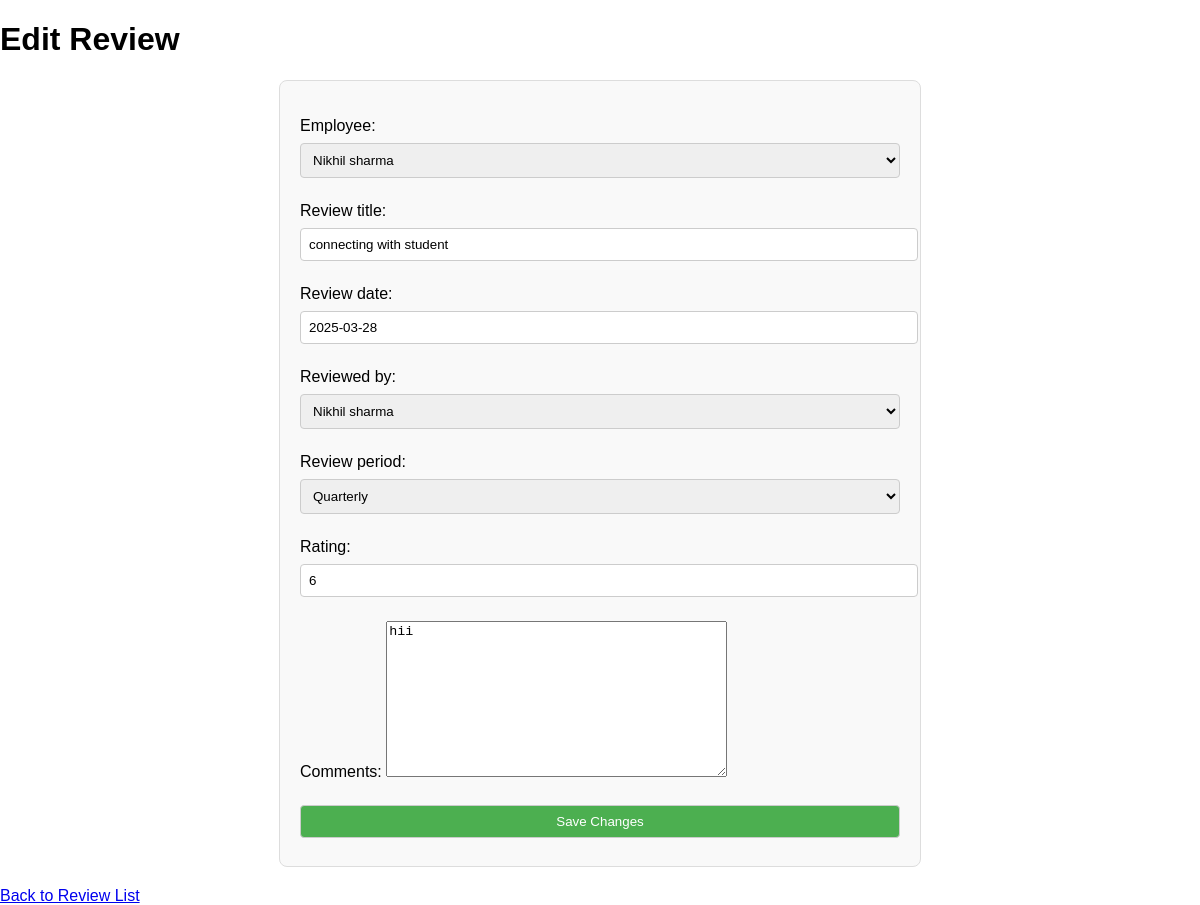
/review/5/edit/, run on the app's committed database.
### reviews/models.py (models this page shows, shortened)
class PerformanceReview(models.Model):
    REVIEW_PERIOD_CHOICES = [
        ('Monthly', 'Monthly'),
        ('Quarterly', 'Quarterly'),
        ('Annual', 'Annual'),
    ]
    review_title = models.CharField(max_length=100)
    review_date = models.DateField()
    employee = models.ForeignKey(Employee, on_delete=models.CASCADE, related_name='reviews')
    reviewed_by = models.ForeignKey(Employee, on_delete=models.SET_NULL, null=True, blank=True, related_name='reviews_conducted')
    review_period = models.CharField(max_length=100, choices=REVIEW_PERIOD_CHOICES)
    rating = models.IntegerField()
    comments = models.TextField(max_length=300, blank=True)
    created_at = models.DateTimeField(auto_now_add=True)
    updated_at = models.DateTimeField(auto_now=True)

### reviews/views.py (the view)
# urls.py: path('review/<int:id>/edit/', views.edit_review, name='edit_review'),  # Edit review
def edit_review(request, id):
    review = get_object_or_404(PerformanceReview, id=id)
    if request.method == 'POST':
        form = PerformanceReviewForm(request.POST, instance=review)
        if form.is_valid():
            form.save()
            return redirect('review_list')  # Redirect to review list after saving
    else:
        form = PerformanceReviewForm(instance=review)
    return render(request, 'reviews/edit_review.html', {'form': form})

### reviews/forms.py
class PerformanceReviewForm(forms.ModelForm):
    class Meta:
        model = PerformanceReview
        fields = ['employee', 'review_title', 'review_date', 'reviewed_by', 'review_period', 'rating', 'comments']
    def __init__(self, *args, **kwargs):
        super().__init__(*args, **kwargs)
        if 'subordinates' in kwargs:
            self.fields['employee'].queryset = kwargs['subordinates']

### reviews/models.py (called while the page is built)
    def __str__(self):
        return self.name

### reviews/templates/reviews/edit_review.html (shortened to what this page needs)
<!DOCTYPE html>
<html lang="en">
<head>
</head>
<body>
    <h1>Edit Review</h1>
    <form method="POST">
        {{ form.as_p }}
        <button type="submit">Save Changes</button>
    </form>
    <a href="{% url 'review_list' %}">Back to Review List</a>
</body>
</html>

### reviews/templates/reviews/edit_review.html (style rules this page uses)
body { font-family: Arial, sans-serif; margin: 0; padding: 0; }
form { margin: 20px auto; width: 50%; padding: 20px; border: 1px solid #ddd; border-radius: 8px; background-color: #f9f9f9; }
input, select, button { width: 100%; padding: 8px; margin: 8px 0; border-radius: 4px; border: 1px solid #ccc; }
button { background-color: #4CAF50; color: white; cursor: pointer; }

### data on the page
PerformanceReview: employee "Nikhil sharma", review_title "connecting with student", review_date "2025-03-28", reviewed_by "Nikhil sharma", review_period "Quarterly", rating "6", comments "hii"
